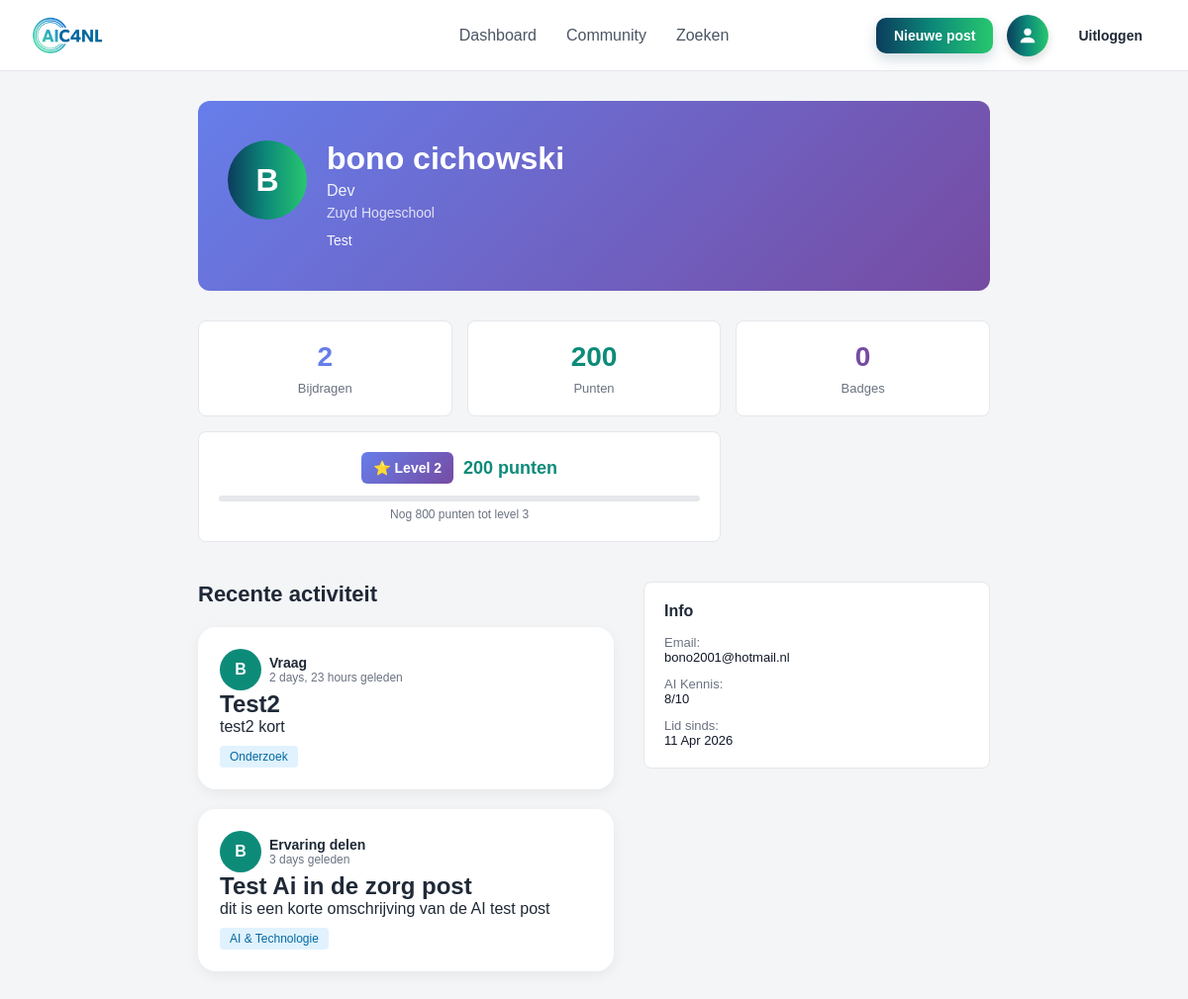
Screenshot of /profiel/bono/ with the database file from the repository.
### core/models.py (models this page shows, shortened)
class User(AbstractUser):
    email = models.EmailField(unique=True)
    date_of_birth = models.DateField(blank=True, null=True)
    function = models.CharField(max_length=255, blank=True, null=True)
    description = models.TextField(blank=True, null=True)
    ai_knowledge_level = models.IntegerField(
        validators=[MinValueValidator(1), MaxValueValidator(10)],
        blank=True,
        null=True
    )
    points = models.IntegerField(default=0)
    rank = models.CharField(max_length=255, blank=True, null=True)
    is_admin = models.BooleanField(default=False)
    institution = models.ForeignKey(
        Institution,
        on_delete=models.SET_NULL,
        null=True,
        blank=True,
        related_name="users"
    )
    badges = models.ManyToManyField(
        Badge,
        blank=True,
        related_name="users"
    )
    def get_level(self):
        if self.points >= 2000:
            return 5
        elif self.points >= 1000:
            return 4
        elif self.points >= 500:
            return 3
        elif self.points >= 200:
            return 2
        else:
            return 1
    def get_level_progress(self):
        level = self.get_level()
        thresholds = {1: 200, 2: 500, 3: 1000, 4: 2000, 5: 2500}
        if level == 5:
            current_threshold = 2000
            next_threshold = 5000
        else:
            current_threshold = thresholds.get(level - 1, 0)
            next_threshold = thresholds[level]
        range_size = next_threshold - current_threshold
        progress = self.points - current_threshold
        percentage = int((progress / range_size) * 100) if range_size > 0 else 0
        return min(percentage, 100)
    def get_points_for_next_level(self):
        level = self.get_level()
        thresholds = {1: 200, 2: 500, 3: 1000, 4: 2000, 5: 5000}
        return max(0, thresholds.get(level + 1, 5000) - self.points)

class Institution(models.Model):
    name = models.CharField(max_length=255)
    description = models.TextField(blank=True, null=True)
    is_learning_institution = models.BooleanField(default=False)
    is_care_institution = models.BooleanField(default=False)
    def __str__(self):
        return self.name

class Post(models.Model):
    title = models.CharField(max_length=255)
    type = models.CharField(max_length=255)
    short_description = models.CharField(max_length=500)
    long_description = models.TextField()
    created_at = models.DateTimeField(auto_now_add=True)
    image_path = models.CharField(max_length=500, blank=True, null=True)
    target_audience = models.CharField(max_length=255)
    category = models.CharField(max_length=255)
    is_validated = models.BooleanField(default=False)
    user = models.ForeignKey(
        User,
        on_delete=models.CASCADE,
        related_name="posts"
    )
    use_case = models.ForeignKey(
        UseCase,
        on_delete=models.SET_NULL,
        null=True,
        blank=True,
        related_name="posts"
    )
    institution = models.ForeignKey(
        Institution,
        on_delete=models.SET_NULL,
        null=True,
        blank=True,
        related_name="posts"
    )

### core/views.py (the view)
# urls.py: path('profiel/<str:username>/', views.user_profile_view, name='user_profile'),
def user_profile_view(request, username):
    try:
        profile_user = User.objects.get(username=username)
    except User.DoesNotExist:
        messages.error(request, 'Gebruiker niet gevonden.')
        return redirect('zoeken')
    user_posts = profile_user.posts.all().order_by('-created_at')
    for post in user_posts:
        if post.category:
            post.category_list = [cat.strip() for cat in post.category.split(',')]
        else:
            post.category_list = []
        if post.target_audience:
            post.audience_list = [aud.strip() for aud in post.target_audience.split(',')]
        else:
            post.audience_list = []
    form = PostForm()
    return render(request, 'core/profiel.html', {
        'user': profile_user,
        'user_posts': user_posts,
        'form': form,
        'is_own_profile': request.user.is_authenticated and request.user == profile_user
    })

### core/templates/core/profiel.html (shortened to what this page needs)
{% extends 'core/base.html' %}
{% block content %}
<div class="profile-container">
    <div style="background: linear-gradient(135deg, #667eea 0%, #764ba2 100%); color: white; padding: 40px 30px; border-radius: 12px; margin-bottom: 30px; position: relative;">
        <div style="display: flex; align-items: flex-start; gap: 20px;">
            <div class="profile-avatar" style="width: 80px; height: 80px; font-size: 32px;">
                {{ user.username|slice:":1"|upper }}
            </div>
            <div style="flex: 1;">
                <h1 style="margin: 0 0 5px 0; color: white;">{{ user.get_full_name|default:user.username }}</h1>
                {% if user.function %}
                    <p style="margin: 5px 0; font-size: 16px; opacity: 0.9;">{{ user.function }}</p>
                {% endif %}
                {% if user.institution %}
                    <p style="margin: 5px 0; font-size: 14px; opacity: 0.8;">{{ user.institution.name }}</p>
                {% endif %}
                {% if user.description %}
                    <p style="margin: 10px 0 0 0; font-size: 14px; line-height: 1.5; opacity: 0.95;">{{ user.description }}</p>
                {% endif %}
            </div>
        </div>
    </div>
    <div style="display: grid; grid-template-columns: repeat(auto-fit, minmax(150px, 1fr)); gap: 15px; margin-bottom: 40px;">
        <div style="background: white; padding: 20px; border-radius: 8px; border: 1px solid #e5e7eb; text-align: center;">
            <div style="font-size: 28px; font-weight: bold; color: #667eea;">{{ user.posts.count }}</div>
            <div style="font-size: 13px; color: #6b7280; margin-top: 8px;">Bijdragen</div>
        </div>
        <div style="background: white; padding: 20px; border-radius: 8px; border: 1px solid #e5e7eb; text-align: center;">
            <div style="font-size: 28px; font-weight: bold; color: #0d8b79;">{{ user.points }}</div>
            <div style="font-size: 13px; color: #6b7280; margin-top: 8px;">Punten</div>
        </div>
        <div style="background: white; padding: 20px; border-radius: 8px; border: 1px solid #e5e7eb; text-align: center;">
            <div style="font-size: 28px; font-weight: bold; color: #764ba2;">{{ user.badges.count }}</div>
            <div style="font-size: 13px; color: #6b7280; margin-top: 8px;">Badges</div>
        </div>
        <div style="background: white; padding: 20px; border-radius: 8px; border: 1px solid #e5e7eb; position: relative; display: flex; align-items: center; justify-content: center; flex-direction: column; grid-column: span 2;">
            <div style="display: flex; align-items: center; gap: 10px;">
                <div style="background: linear-gradient(135deg, #667eea 0%, #764ba2 100%); padding: 8px 12px; border-radius: 6px; color: white; font-weight: bold; font-size: 14px;">⭐ Level {{ user.get_level }}</div>
                <span style="font-size: 18px; color: #0d8b79; font-weight: bold;">{{ user.points }} punten</span>
            </div>
            <div style="width: 100%; background: #e5e7eb; border-radius: 6px; height: 6px; margin-top: 12px; overflow: hidden;">
            </div>
            <div style="font-size: 12px; color: #6b7280; margin-top: 6px;">Nog {{ user.get_points_for_next_level }} punten tot level {{ user.get_level|add:1 }}</div>
        </div>
    </div>
    <div style="display: grid; grid-template-columns: 1fr 350px; gap: 30px;">
        <div>
            <h2 style="margin: 0 0 20px 0; font-size: 22px; font-weight: 600;">Recente activiteit</h2>
            {% if user_posts %}
                {% for post in user_posts %}
                    <div class="community-post-card" onclick="openPostDetail({{ post.id }}, '{{ post.title|escapejs }}', '{{ post.user.username|escapejs }}', '{{ post.user.function|escapejs }}', '{{ post.created_at|timesince }} geleden', '{{ post.type|escapejs }}', '{{ post.short_description|escapejs }}', '{{ post.long_description|escapejs }}', '{{ post.category|escapejs }}')" style="cursor: pointer; margin-bottom: 20px;">
                        <div class="post-header" style="display: flex; align-items: flex-start; justify-content: space-between;">
                            <div style="display: flex; align-items: center; gap: 8px; flex: 1;">
                                <div class="post-user-avatar">
                                    {{ post.user.username|slice:":1"|upper }}
                                </div>
                                <div>
                                    <h3 style="margin: 0; font-size: 14px; font-weight: 600;">{{ post.type }}</h3>
                                    <p style="margin: 0; font-size: 12px; color: #6b7280;">{{ post.created_at|timesince }} geleden</p>
                                </div>
                            </div>
                        </div>
                        <h2 class="post-title">{{ post.title }}</h2>
                        <p class="post-description">{{ post.short_description }}</p>
                        {% if post.category_list %}
                            <div style="display: flex; flex-wrap: wrap; gap: 6px; margin-top: 10px;">
                                {% for cat in post.category_list %}
                                    <span style="background: #e0f2fe; color: #0369a1; padding: 4px 10px; border-radius: 4px; font-size: 12px;">{{ cat }}</span>
                                {% endfor %}
                            </div>
                        {% endif %}
                    </div>
                {% endfor %}
            {% else %}
                <div style="background: #f3f4f6; padding: 30px; border-radius: 8px; text-align: center;">
                    <p style="color: #6b7280; margin: 0;">Je hebt nog geen posts gedeeld. Start nu en verdien punten! 🚀</p>
                </div>
            {% endif %}
        </div>
        <div>
            <div style="background: white; padding: 20px; border-radius: 8px; border: 1px solid #e5e7eb;">
                <h3 style="margin: 0 0 15px 0; font-size: 16px; font-weight: 600;">Info</h3>
                <div style="font-size: 13px;">
                    {% if user.email %}
                        <div style="margin-bottom: 12px;">
                            <span style="color: #6b7280;">Email:</span>
                            <span style="color: #111827; display: block;">{{ user.email }}</span>
                        </div>
                    {% endif %}
                    {% if user.ai_knowledge_level %}
                        <div style="margin-bottom: 12px;">
                            <span style="color: #6b7280;">AI Kennis:</span>
                            <span style="color: #111827; display: block;">{{ user.ai_knowledge_level }}/10</span>
                        </div>
                    {% endif %}
                    {% if user.date_of_birth %}
                        <div>
                            <span style="color: #6b7280;">Lid sinds:</span>
                            <span style="color: #111827; display: block;">{{ user.date_joined|date:"d M Y" }}</span>
                        </div>
                    {% endif %}
                </div>
            </div>
        </div>
    </div>
</div>
{% endblock %}

### core/static/core/styles.css (style rules this page uses)
* { margin: 0; padding: 0; box-sizing: border-box; }
body { background: #f3f5f7; color: #1f2937; font-family: Arial, sans-serif; }
.card, .sidebar-box, .community-post-card { background: #ffffff; border-radius: 18px; padding: 22px; box-shadow: 0 4px 14px rgba(0, 0, 0, 0.06); margin-bottom: 20px; }
.composer-avatar, .post-user-avatar { width: 42px; height: 42px; border-radius: 50%; background: #0d8b79; color: #ffffff; display: flex; align-items: center; justify-content: center; font-weight: 700; flex-shrink: 0; }
.community-post-card { transition: 0.2s ease; }
.profile-container { max-width: 800px; margin: 0 auto; }
.profile-avatar { width: 80px; height: 80px; border-radius: 50%; background: linear-gradient(90deg, #0b3c5d, #0d8b79, #28c76f); color: #ffffff; display: flex; align-items: center; justify-content: center; font-size: 32px; font-weight: bold; }

### rows the page displays
User: username "B", get_full_name "bono cichowski", function "Dev", institution.name "Zuyd Hogeschool", description "Test", posts.count "2", points "200", badges.count "0", get_level "2", get_points_for_next_level "800", get_level|add "3", email "bono2001@hotmail.nl", ai_knowledge_level "8", date_joined "11 Apr 2026"
Post: user.username "B", type "Vraag", created_at "2 days, 23 hours", title "Test2", short_description "test2 kort", category_list "Onderzoek"
Post: user.username "B", type "Ervaring delen", created_at "3 days", title "Test Ai in de zorg post", short_description "dit is een korte omschrijving van de AI test post", category_list "AI & Technologie"
